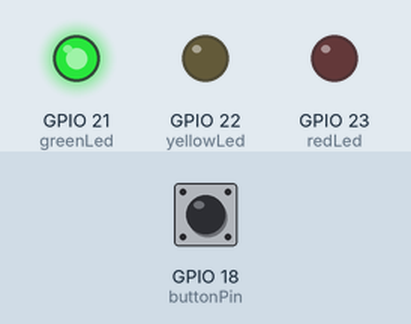
Simulated run of this sketch. Board: ESP32. Parts: output pins drawn as LEDs (lit = HIGH). The inputs (shaded band) are chosen by the test bench; at power-on: GPIO 18 (buttonPin) HIGH.

Above: at 1.2 s.
1.3 s: GPIO 18 (buttonPin) pulled LOW for 0.15 s
At 6.6 s:
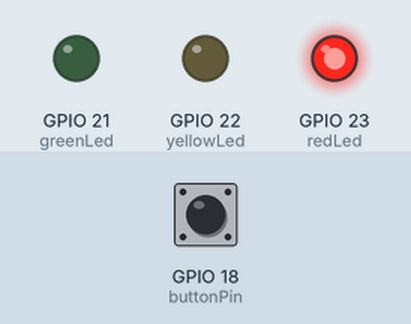
7.4 s: GPIO 18 (buttonPin) pulled LOW for 1 s
At 12.1 s:
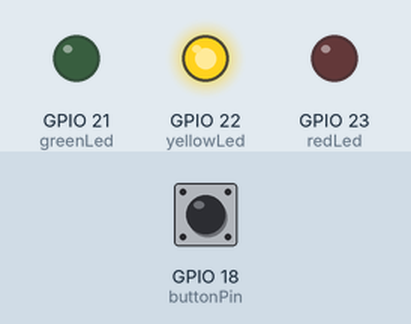
Timing chart, 0 to 16.8 s (numbered marks = the images above; inputs shaded):
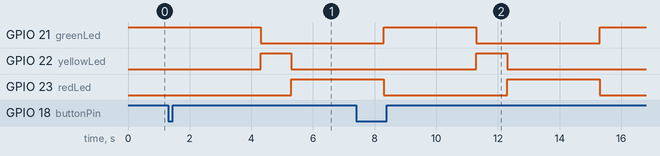

Measured:
- after the input at 1.3 s, GPIO 21 (greenLed): HIGH → LOW after 3.0 s; GPIO 22 (yellowLed): LOW → HIGH after 3.0 s, → LOW 1.0 s later; GPIO 23 (redLed): LOW → HIGH after 4.0 s
- after the input at 7.4 s, GPIO 22 (yellowLed): LOW → HIGH after 3.9 s, → LOW 1.0 s later

The sketch:

ESP32-Pedestrian-Traffic-Light.ino
```cpp
const int redLed = 23;
const int yellowLed = 22;
const int greenLed = 21;
const int buttonPin = 18;

unsigned long previousTime = 0;

int trafficState = 0;

void setup()
{
    pinMode(redLed, OUTPUT);
    pinMode(yellowLed, OUTPUT);
    pinMode(greenLed, OUTPUT);

    pinMode(buttonPin, INPUT_PULLUP);

    digitalWrite(greenLed, HIGH);
    digitalWrite(yellowLed, LOW);
    digitalWrite(redLed, LOW);
}

void loop()
{
    unsigned long currentTime = millis();

    int buttonState = digitalRead(buttonPin);

    // STATE 0: Normal green light
    if (trafficState == 0)
    {
        if (buttonState == LOW)
        {
            previousTime = currentTime;
            trafficState = 1;
        }
    }

    // STATE 1: Wait 3 seconds before changing
    else if (trafficState == 1)
    {
        if (currentTime - previousTime >= 3000)
        {
            digitalWrite(greenLed, LOW);
            digitalWrite(yellowLed, HIGH);

            previousTime = currentTime;
            trafficState = 2;
        }
    }

    // STATE 2: Yellow for 1 second
    else if (trafficState == 2)
    {
        if (currentTime - previousTime >= 1000)
        {
            digitalWrite(yellowLed, LOW);
            digitalWrite(redLed, HIGH);

            previousTime = currentTime;
            trafficState = 3;
        }
    }

    // STATE 3: Red for 3 seconds
    else if (trafficState == 3)
    {
        if (currentTime - previousTime >= 3000)
        {
            digitalWrite(redLed, LOW);
            digitalWrite(greenLed, HIGH);

            trafficState = 0;
        }
    }
}
```
